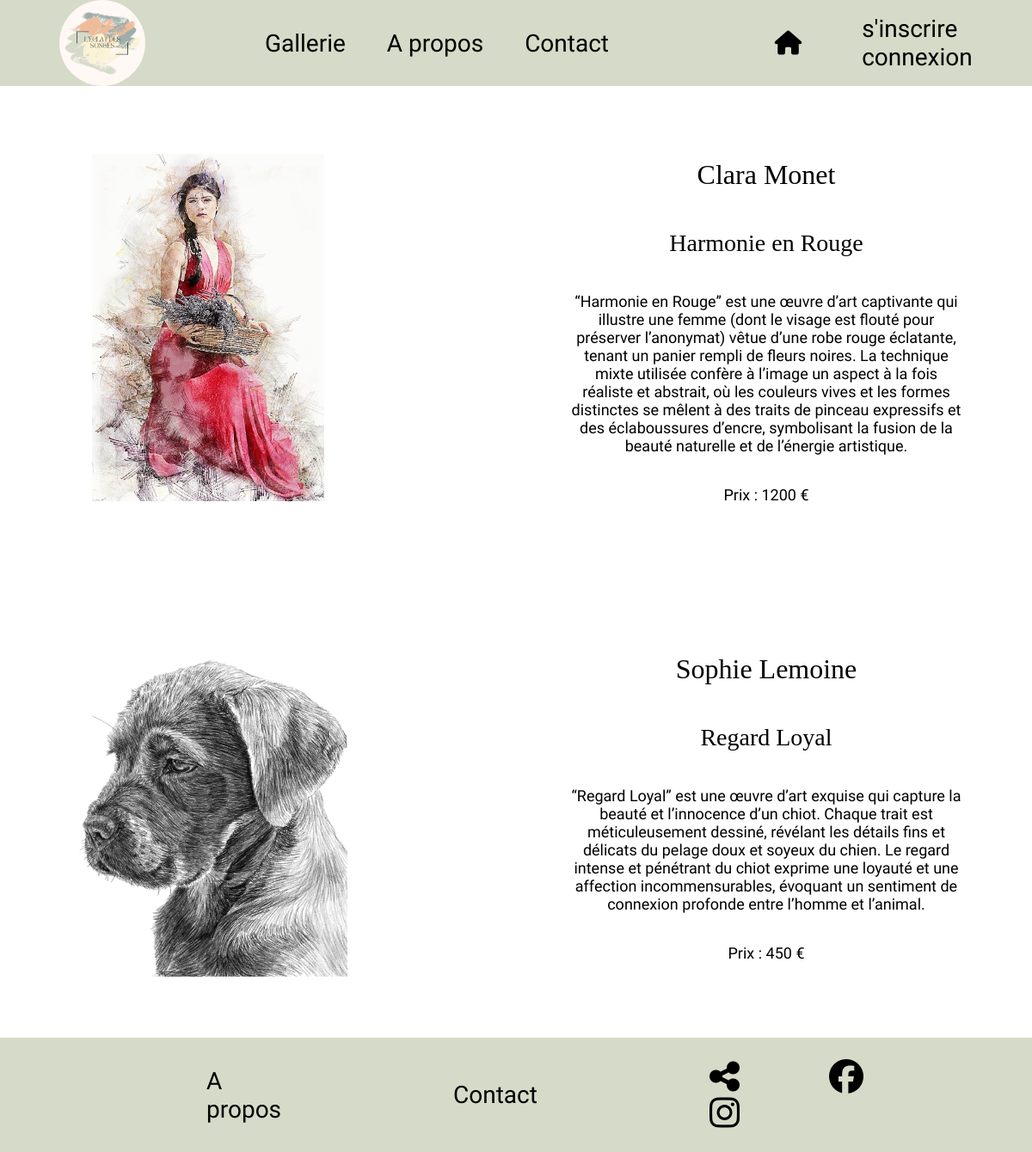
Screenshot of /Problemes/oeuvre_pageController.php with the database file from the repository.
### tables this page shows
CREATE TABLE IF NOT EXISTS `objet_art` (
  `id_objet` int(11) NOT NULL AUTO_INCREMENT,
  `type` varchar(50) NOT NULL,
  `artistes` varchar(100) NOT NULL,
  `titre` varchar(100) NOT NULL,
  `description` text NOT NULL,
  `prix` int(11) NOT NULL,
  `url_image` varchar(255) NOT NULL,
  PRIMARY KEY (`id_objet`)
);

### Problemes/oeuvre_pageController.php (called while the page is built, shortened)
<?php
$db = new PDO('mysql:host=localhost;dbname=galerie_art;charset=utf8', 'username', 'password');
$artModel = new ArtModel($db);
$artObjects = $artModel->getArtObjects();
include $_SERVER['DOCUMENT_ROOT'] . "/galerieDart/view/oeuvre_page.php";

### Problemes/oeuvre_pageModel.php (called while the page is built)
<?php
class ArtModel
{
    private $db;
    public function __construct($db)
    {
        $this->db = $db;
    }
    public function getArtObjects()
    {
        $stmt = $this->db->prepare('SELECT * FROM objet_art');
        $stmt->execute();
        return $stmt->fetchAll(PDO::FETCH_ASSOC);
    }
}

### Problemes/oeuvre_page.php (the view, shortened to what this page needs)
<!DOCTYPE html>
<html lang="en">
<head>
  <link rel="stylesheet" href="/galerieDart/assets/galerieArt.css" />
</head>
<body>
  <?php include $_SERVER['DOCUMENT_ROOT'] . "/galerieDart/view/header.php"; ?>
  <?php
  $artObjects = [
    [
      'url_image' => '/galerieDart/images_photos/oeuvres/dessin/girl_lavande.jpg',
      'artistes' => 'Clara Monet',
      'type' => 'Harmonie en Rouge',
      'description' => '“Harmonie en Rouge” est une œuvre d’art captivante qui illustre une femme (dont le visage est flouté pour préserver l’anonymat) vêtue d’une robe rouge éclatante, tenant un panier rempli de fleurs noires. La technique mixte utilisée confère à l’image un aspect à la fois réaliste et abstrait, où les couleurs vives et les formes distinctes se mêlent à des traits de pinceau expressifs et des éclaboussures d’encre, symbolisant la fusion de la beauté naturelle et de l’énergie artistique.',
      'prix' => 1200,
      'page_url' => '/galerieDart/view/page1.php'
    ],
    [
      'url_image' => '/galerieDart/images_photos/oeuvres/dessin/dog.jpg',
      'artistes' => 'Sophie Lemoine',
      'type' => 'Regard Loyal',
      'description' => '“Regard Loyal” est une œuvre d’art exquise qui capture la beauté et l’innocence d’un chiot. Chaque trait est méticuleusement dessiné, révélant les détails fins et délicats du pelage doux et soyeux du chien. Le regard intense et pénétrant du chiot exprime une loyauté et une affection incommensurables, évoquant un sentiment de connexion profonde entre l’homme et l’animal.',
      'prix' => 450,
      'page_url' => '/galerieDart/view/page2.php'
    ],
  ];
  foreach ($artObjects as $artObject) { ?>
    <div class="container_pgOeuvre">
      <div class="img_pageOeuvre">
        <a href="<?php echo $artObject['page_url']; ?>">
          <img src="<?php echo $artObject['url_image']; ?>" alt="">
        </a>
      </div>
      <div class="texte_pageOeuvre">
        <h1><?php echo $artObject['artistes']; ?></h1>
        <h2><?php echo $artObject['type']; ?></h2>
        <p>
          <?php echo $artObject['description']; ?></p>
        <p>Prix : <?php echo $artObject['prix']; ?> €</p>
      </div>
    </div>
  <?php } ?>
  <?php include $_SERVER['DOCUMENT_ROOT'] . "/galerieDart/view/footer.php"; ?>
</body>
</html>

### view/header.php (shortened to what this page needs)
<!DOCTYPE html>
<html lang="en">
<head>
  <link rel="stylesheet" href="/galerieDart/assets/galerieArt.css" />
</head>
<body>
  <header>
    <img class="logo" src="/galerieDart/images_photos/galerie/logo_eclat.png " alt="logo" />
    <div class="navigation_1">
      <div class="recherche">
        <ul>
          <li><a href="/galerieDart/view/galerieArt.php/#gallerie">Gallerie</a></li>
          <li><a href="/galerieDart/view/galerieArt.php/#propos">A propos</a></li>
          <li><a href="/galerieDart/view/galerieArt.php/#contact">Contact</a></li>
        </ul>
      </div>
    </div>
    <div class="navigation_2">
      <button class="home">
        <a href="/galerieDart/view/galerieArt.php">
          <i class="fa-solid fa-house house-icon"></i>
        </a>
      </button>
      <ul>
        <li><a href="/galerieDart/view/inscription.php">s'inscrire</a></li>
        <li><a href="/galerieDart/view/connexion.php">connexion</a></li>
      </ul>
    </div>
  </header>

### view/footer.php
    <footer>
      <div class="navigation_footer">
        <nav>
          <ul>
            <li><a href="/galerieDart/view/aPropos.php">A propos</a></li>
            <li><a href="/galerieDart/view/contact.php">Contact</a></li>
          </ul>
        </nav>
      </div>
      <div class="social-media">
        <a href="/galerieDart/view/message_excuse.php"><i class="fa-solid fa-share-nodes"></i></a>
        <a href="/galerieDart/view/message_excuse.php"><i class="fab fa-facebook"></i></a>
        <a href="/galerieDart/view/message_excuse.php"><i class="fab fa-instagram"></i></a>
      </div>
    </footer>
  </body>
</html>

### assets/galerieArt.css (style rules this page uses)
body { margin: 0px; }
h1 { font-family: "Roboto Serif", serif; font-size: 32px; font-weight: normal; }
h2 { font-family: "Roboto Serif", serif; font-weight: normal; font-size: 28px; }
p { font-family: "Bellota Text", sans-serif; font-size: 18px; }
a { font-family: "Bellota Text", sans-serif; font-size: 28px; text-decoration: none; color: black; }
ul { list-style: none; }
header { background-color: #d6dac8; display: flex; flex-direction: row; align-items: center; justify-content: space-around; }
.home { background: none; border: none; font-size: 24px; }
.logo { border-radius: 100%; width: 100px; }
.navigation_1 ul { display: flex; justify-content: space-between; padding: 0; }
.navigation_1 ul li { margin-right: 3rem; }
.recherche { display: flex; flex-direction: column; align-items: center; justify-content: center; }
.navigation_2 { display: flex; flex-direction: row; align-items: center; }
.navigation_2 ul { padding-left: 4rem; }
footer { background-color: #d6dac8; display: flex; flex-direction: row; flex-wrap: nowrap; align-items: center; justify-content: space-between; height: 133px; width: 100%; }
.navigation_footer nav { margin-left: 200px; }
.navigation_footer ul { display: flex; flex-direction: row; align-items: center; justify-content: space-around; }
.navigation_footer ul li { margin-right: 200px; }
.social-media a { margin-right: 100px; }
.social-media a i { font-size: 40px; }
.container_pgOeuvre { display: grid; grid-template-columns: 1fr 1fr; justify-content: center; align-items: center; }
.img_pageOeuvre { display: flex; }
.img_pageOeuvre img { width: 356px; height: 404px; object-fit: contain; padding: 4rem; margin: auto; }
.texte_pageOeuvre { display: flex; flex-direction: column; align-items: center; width: 454px; text-align: center; padding: 4rem; }

### rows the page displays
objet_art: shows a picture, artistes "Clara Monet", titre "Harmonie en Rouge", description "“Harmonie en Rouge” est une œuvre d’art captivante qui illustre une femme (dont le visage est flouté pour préserver l’anonymat) vêtue d’une robe rouge éclatante, tenant un panier rempli de fleurs noires. La technique mixte utilisée confère à l’image un aspect à la fois réaliste et abstrait, où les couleurs vives et les formes distinctes se mêlent à des traits de pinceau expressifs et des éclaboussures d’encre, symbolisant la fusion de la beauté naturelle et de l’énergie artistique.", prix "1200"
objet_art: shows a picture, artistes "Sophie Lemoine", titre "Regard Loyal", description "“Regard Loyal” est une œuvre d’art exquise qui capture la beauté et l’innocence d’un chiot. Chaque trait est méticuleusement dessiné, révélant les détails fins et délicats du pelage doux et soyeux du chien. Le regard intense et pénétrant du chiot exprime une loyauté et une affection incommensurables, évoquant un sentiment de connexion profonde entre l’homme et l’animal.", prix "450"
